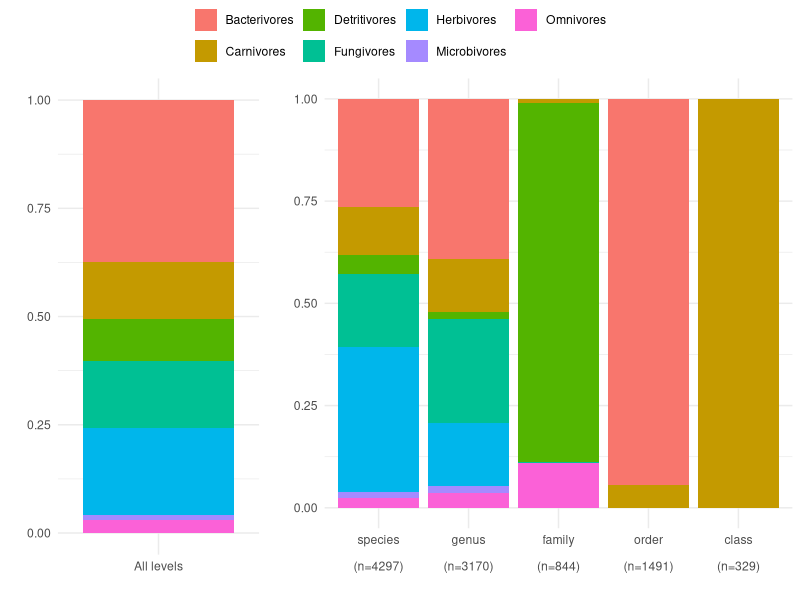

This figure's R source:
## ---- chunk 1
knitr::opts_chunk$set(echo = TRUE, message = FALSE, warning = FALSE)
## ---- chunk 2
library(dplyr)
library(stringr)
library(tidyr)
library(ggplot2)
library(ggpubr)
## ---- chunk 3
db <- read.csv("INVGuild.tsv", header = TRUE, sep = "\t", stringsAsFactors = FALSE)
tax <- read.csv("LUCAS_data/Taxonomy_LUCAS_Metazoa.tsv", header = TRUE, sep = "\t", stringsAsFactors = FALSE)
## ---- chunk 4
extract_tax_level <- function(df, level_prefix) {
  pattern <- paste0(level_prefix, "__[^;]+")
  df %>%
    mutate(last_part = str_extract(Taxon, pattern))
}

levels <- c("Species", "Genus", "Family", "Order", "Class")
lvl_prefix <- c("s", "g", "f", "o", "c")

## ---- chunk 5
# new_col <- ifelse(
#   db$Ecology == "Omnivores" & db$Diet_varies_by_lifestage == "Yes",
#   "Ontogenetic_shifters",
#   db$Ecology
# )
# db$Ecology <- new_col
## ---- chunk 6
# function to replace last taxonomic level
replace_last <- function(taxon, synonym) {
  str_replace(taxon, "(__)[^;]+$", paste0("\\1", synonym))
}
# expanded rows (only synonyms)
db_expanded <- db %>%
  filter(!is.na(Synonyms) & Synonyms != "") %>%
  separate_rows(Synonyms, sep = ";") %>%
  mutate(
    Taxon = replace_last(Taxon, Synonyms)
  )
# combine original + expanded
db_new <- bind_rows(db, db_expanded)
# remove synonyms column
db_new <- db_new[,-3]
# deduplicate rows (in case some synonyms are identical)
db_new <- db_new %>%
  distinct(Taxon, .keep_all = TRUE)
db <- db_new

## ---- chunk 7
# Remove empty entries
db_clean <- db[!is.na(db$Ecology) & !is.na(db$Taxonomic_level) & db$Ecology != "", ]
# Split the database into subsets
db_list <- setNames(lapply(levels, function(lvl) {db_clean[db_clean$Taxonomic_level == lvl, ]}), levels)
# Replace white spaces with underscores in species-level taxon names
db_list$Species$Taxon <- str_replace_all(db_list$Species$Taxon, "\\s+", "_")
# Extract species level IDs
db_list$Species <- db_list$Species %>%
  mutate(last_part = str_extract(Taxon, "s__.*"))
# Extract genus, family, order, and class level IDs
for (i in 2:length(db_list)) {
  db_list[[i]] <- extract_tax_level(db_list[[i]], lvl_prefix[i])
}
## ---- chunk 8
Assigned <- list()

# Assignment at the species level
TaxToBeAssigned <- tax %>%
  mutate(last_part = str_extract(Taxon, "s__.*"))
res <- TaxToBeAssigned %>%
  left_join(db_list$Species %>% select(last_part, Ecology), by = "last_part")
Assigned$Species <- res %>% filter(!is.na(Ecology))
TaxToBeAssigned <- res %>% filter(is.na(Ecology))

# Assignment at the genus level
TaxToBeAssigned <- extract_tax_level(TaxToBeAssigned %>% select(Feature.ID, Taxon, last_part), "g")
res <- TaxToBeAssigned %>%
  left_join(db_list$Genus %>% select(last_part, Ecology), by = "last_part")
Assigned$Genus <- res %>% filter(!is.na(Ecology))
TaxToBeAssigned <- res %>% filter(is.na(Ecology))

# Assignment at the family level
TaxToBeAssigned <- extract_tax_level(TaxToBeAssigned %>% select(Feature.ID, Taxon, last_part), "f")
res <- TaxToBeAssigned %>%
  left_join(db_list$Family %>% select(last_part, Ecology), by = "last_part")
Assigned$Family <- res %>% filter(!is.na(Ecology))
TaxToBeAssigned <- res %>% filter(is.na(Ecology))

# Assignment at the order level
TaxToBeAssigned <- extract_tax_level(TaxToBeAssigned %>% select(Feature.ID, Taxon, last_part), "o")
res <- TaxToBeAssigned %>%
  left_join(db_list$Order %>% select(last_part, Ecology), by = "last_part")
Assigned$Order <- res %>% filter(!is.na(Ecology))
TaxToBeAssigned <- res %>% filter(is.na(Ecology))

# Assignment at the class level
TaxToBeAssigned <- extract_tax_level(TaxToBeAssigned %>% select(Feature.ID, Taxon, last_part), "c")
res <- TaxToBeAssigned %>%
  left_join(db_list$Class %>% select(last_part, Ecology), by = "last_part")
Assigned$Class <- res %>% filter(!is.na(Ecology))
TaxToBeAssigned <- res %>% filter(is.na(Ecology))
## ---- chunk 9
# Clean the output and add assignment level
for (i in 1:length(Assigned)) {
  Assigned[[i]] <- Assigned[[i]] %>%
    select(-last_part) %>%
    mutate(AssignmentLevel = levels[i])
}
Assigned_df <- bind_rows(Assigned)

# Export results
write.table(Assigned_df, "INVGuild_assigned.tsv", sep = "\t", quote = FALSE, row.names = FALSE)
write.table(TaxToBeAssigned[1:3], "INVGuild_unassigned.tsv", sep = "\t", quote = FALSE, row.names = FALSE)

# Check how many entries received a trophic guild assignment
paste0(round(100*(nrow(Assigned_df) / (nrow(Assigned_df)+nrow(TaxToBeAssigned))),2),
       "% of the original entries were assigned to a trophic guild")
## ---- chunk 10
# Prepare data for visualization
SumTab <- as.data.frame.matrix(table(Assigned_df$Ecology, Assigned_df$AssignmentLevel))
desired_order <- c("Class", "Order", "Family", "Genus", "Species")
SumTab <- SumTab[, desired_order[desired_order %in% colnames(SumTab)]]
SumTab$Ecology <- row.names(SumTab)
SumTab_long <- SumTab %>%
  pivot_longer(cols = -Ecology, names_to = "AssignmentLevel", values_to = "Count")
SumTab_long$AssignmentLevel <- factor(SumTab_long$AssignmentLevel,
                                      levels = rev(c("Class", "Order", "Family", "Genus", "Species")))
SumTab_long$All <- "All levels"

# Get the number of entries assigned per taxonomic level
lbls <- c(
  paste0("species\n\n(n=", sum(Assigned_df$AssignmentLevel == "Species"), ")"),
  paste0("genus\n\n(n=", sum(Assigned_df$AssignmentLevel == "Genus"), ")"),
  paste0("family\n\n(n=", sum(Assigned_df$AssignmentLevel == "Family"), ")"),
  paste0("order\n\n(n=", sum(Assigned_df$AssignmentLevel == "Order"), ")"),
  paste0("class\n\n(n=", sum(Assigned_df$AssignmentLevel == "Class"), ")")
)

# Plot
ggarrange(
  ggplot(SumTab_long, aes(x = All, y = Count, fill = Ecology)) +
    geom_bar(position="fill", stat = "identity") +
    labs(x = "", y = "") +
    theme_minimal() +
    labs(fill = NULL),
  ggplot(SumTab_long, aes(x = AssignmentLevel, y = Count, fill = Ecology)) +
    geom_bar(position="fill", stat = "identity") +
    labs(x = "", y = "") +
    scale_x_discrete(labels = lbls) +
    theme_minimal() +
    labs(fill = NULL),
  ncol=2, widths = c(1,2), common.legend = TRUE
)
